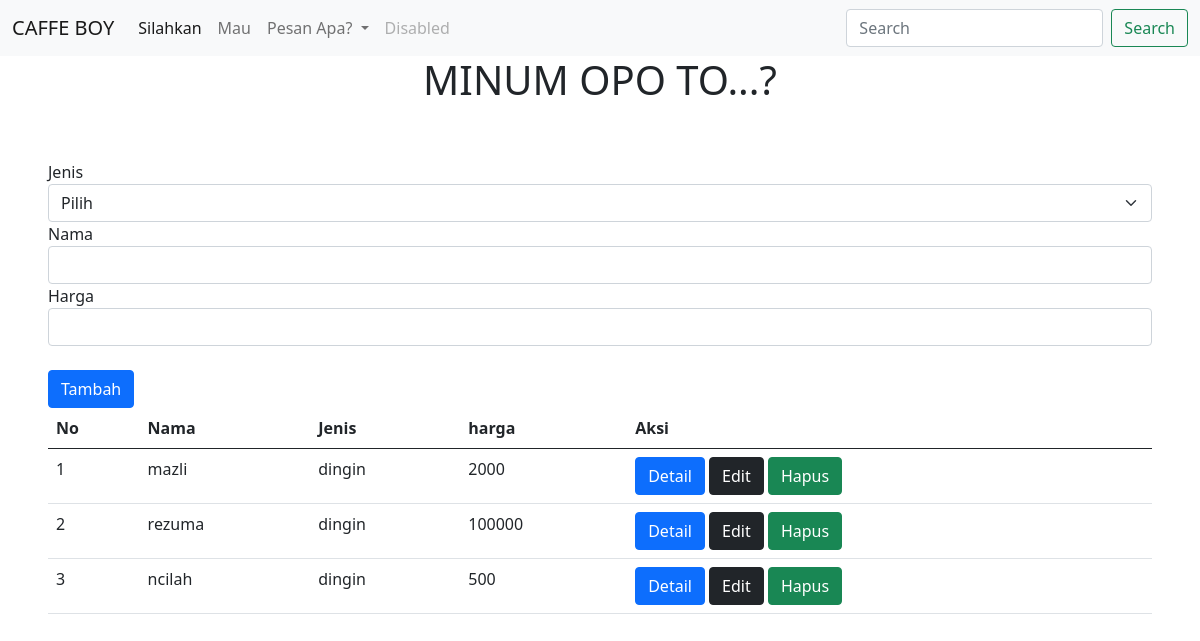
The app's page /minuman/, older data.
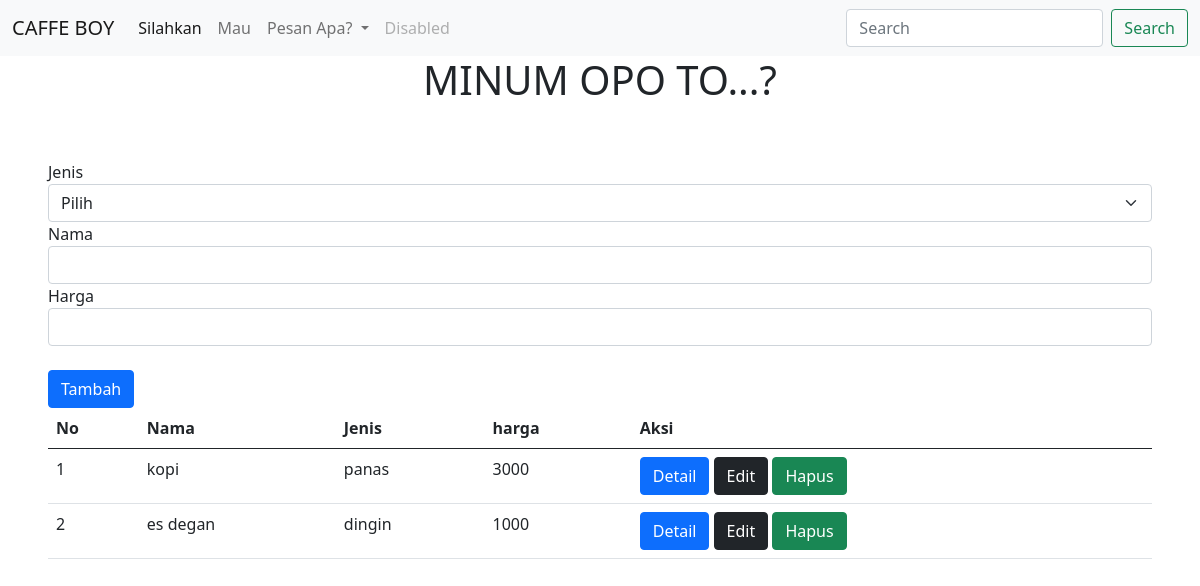
The same page, newer data.
### minuman/models.py (models this page shows)
class minuman(models.Model):
    jenis = models.CharField(max_length=255)
    nama = models.CharField(max_length=255)
    harga = models.IntegerField()

### minuman/views.py (the view)
# urls.py: path('', views.readMinuman, name='readMinuman'),
def readMinuman(req):
    if req.POST:
        input_jenis = req.POST["jenis"]
        input_nama = req.POST["nama"]
        input_harga = req.POST["harga"]
        models.minuman.objects.create(jenis = input_jenis, nama= input_nama, harga = input_harga)
    data = models.minuman.objects.all()
    return render(req, "minuman/index.html", {
        "data": data,
    })

### templates/minuman/index.html (shortened to what this page needs)
<!DOCTYPE html>
<html lang="en">
<head>
    <link href="https://cdn.jsdelivr.net/npm/bootstrap@5.0.2/dist/css/bootstrap.min.css" rel="stylesheet">
</head>
<body>
 <section>
    <nav class="navbar navbar-expand-lg navbar-light bg-light">
        <div class="container-fluid">
          <a class="navbar-brand" href="#">CAFFE BOY</a>
          <div class="collapse navbar-collapse" id="navbarSupportedContent">
            <ul class="navbar-nav me-auto mb-2 mb-lg-0">
              <li class="nav-item">
                <a class="nav-link active" aria-current="page" href="#">Silahkan</a>
              </li>
              <li class="nav-item">
                <a class="nav-link" href="#">Mau</a>
              </li>
              <li class="nav-item dropdown">
                <a class="nav-link dropdown-toggle" href="#" id="navbarDropdown" role="button" data-bs-toggle="dropdown" aria-expanded="false">
                  Pesan Apa?
                </a>
              </li>
              <li class="nav-item">
                <a class="nav-link disabled">Disabled</a>
              </li>
            </ul>
            <form class="d-flex">
              <input class="form-control me-2" type="search" placeholder="Search" aria-label="Search">
              <button class="btn btn-outline-success" type="submit">Search</button>
            </form>
          </div>
        </div>
      </nav>
    </section>
    <div class="container text-center">
        <h1>MINUM OPO TO...?</h1>
    </div>
   <div class="p-5">
        <form action="" method="POST">
            <label>Jenis</label>
            <select class="form-select" name="jenis">
                <option selected>Pilih</option>
            </select>
            <label>Nama</label>
            <input type="text" name="nama" class="form-control">
            <label>Harga</label>
            <input type="text" name="harga" class="form-control"><br>
            <button type="submit" class="btn btn-primary">Tambah</button>
        </form>
        <div>
            <table class="table">
                <thead>
                    <th>No</th>
                    <th>Nama</th>
                    <th>Jenis</th>
                    <th>harga</th>
                    <th>Aksi</th>
                </thead>
                <tbody>
                    {% for d in data%}
                    <tr>
                        <td>{{forloop.counter}}</td>
                        <td>{{d.nama}}</td>
                        <td>{{d.jenis}}</td>
                        <td>{{d.harga}}</td>
                        <td>
                            <a href="detail/{{d.id}}" class="btn btn-primary">Detail</a>
                            <a href="edit/{{d.id}}" class="btn btn-dark">Edit</a>
                            <a href="hapus/{{d.id}}" class="btn btn-success">Hapus</a>
                        </td>
                    </tr>
                    {% endfor %}
                </tbody>
            </table>
        </div>
   </div>
</body>
</html>

Row changes from the older to the newer data that the page shows:
removed minuman: nama "mazli", jenis "dingin", harga "2000"
removed minuman: nama "rezuma", jenis "dingin", harga "100000"
removed minuman: nama "ncilah", jenis "dingin", harga "500"
added minuman: nama "kopi", jenis "panas", harga "3000"
added minuman: nama "es degan", jenis "dingin", harga "1000"
